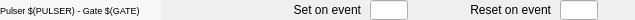
<?xml version="1.0" encoding="UTF-8"?>
<ui version="4.0">
 <class>Form</class>
 <widget class="QWidget" name="Form">
  <property name="geometry">
   <rect>
    <x>0</x>
    <y>0</y>
    <width>635</width>
    <height>20</height>
   </rect>
  </property>
  <property name="windowTitle">
   <string>Form</string>
  </property>
  <widget class="caTextEntry" name="catextentry_3">
   <property name="geometry">
    <rect>
     <x>370</x>
     <y>0</y>
     <width>38</width>
     <height>20</height>
    </rect>
   </property>
   <property name="channel" stdset="0">
    <string notr="true">$(SYS)-$(DEVICE):Pul$(PULSER)-Evt-Set0-SP</string>
   </property>
   <property name="background">
    <color>
     <red>212</red>
     <green>219</green>
     <blue>157</blue>
    </color>
   </property>
   <property name="colorMode">
    <enum>caLineEdit::Static</enum>
   </property>
  </widget>
  <widget class="QLabel" name="label_12">
   <property name="geometry">
    <rect>
     <x>270</x>
     <y>0</y>
     <width>91</width>
     <height>20</height>
    </rect>
   </property>
   <property name="text">
    <string>Set on event</string>
   </property>
   <property name="alignment">
    <set>Qt::AlignRight|Qt::AlignTrailing|Qt::AlignVCenter</set>
   </property>
  </widget>
  <widget class="caTextEntry" name="catextentry_4">
   <property name="geometry">
    <rect>
     <x>560</x>
     <y>0</y>
     <width>38</width>
     <height>20</height>
    </rect>
   </property>
   <property name="channel" stdset="0">
    <string notr="true">$(SYS)-$(DEVICE):Pul$(PULSER)-Evt-Reset0-SP</string>
   </property>
   <property name="background">
    <color>
     <red>212</red>
     <green>219</green>
     <blue>157</blue>
    </color>
   </property>
   <property name="colorMode">
    <enum>caLineEdit::Static</enum>
   </property>
  </widget>
  <widget class="QLabel" name="label_13">
   <property name="geometry">
    <rect>
     <x>450</x>
     <y>0</y>
     <width>101</width>
     <height>20</height>
    </rect>
   </property>
   <property name="text">
    <string>Reset on event</string>
   </property>
   <property name="alignment">
    <set>Qt::AlignRight|Qt::AlignTrailing|Qt::AlignVCenter</set>
   </property>
  </widget>
  <widget class="caLabel" name="calabel_2">
   <property name="geometry">
    <rect>
     <x>0</x>
     <y>0</y>
     <width>161</width>
     <height>20</height>
    </rect>
   </property>
   <property name="font">
    <font>
     <pointsize>7</pointsize>
    </font>
   </property>
   <property name="text">
    <string>Pulser $(PULSER) - Gate $(GATE)</string>
   </property>
   <property name="alignment">
    <set>Qt::AlignLeading|Qt::AlignLeft|Qt::AlignVCenter</set>
   </property>
   <property name="background">
    <color alpha="128">
     <red>255</red>
     <green>255</green>
     <blue>255</blue>
    </color>
   </property>
   <property name="colorMode">
    <enum>caLabel::Static</enum>
   </property>
   <property name="styleSheet" stdset="0">
    <string notr="true">background-color: rgba(255, 255, 255, 128); color: rgba(0, 0, 0, 255);</string>
   </property>
  </widget>
 </widget>
 <customwidgets>
  <customwidget>
   <class>caTextEntry</class>
   <extends>caLineEdit</extends>
   <header>caTextEntry</header>
  </customwidget>
  <customwidget>
   <class>caLabel</class>
   <extends>QLabel</extends>
   <header>caLabel</header>
  </customwidget>
  <customwidget>
   <class>caLineEdit</class>
   <extends>QLineEdit</extends>
   <header>caLineEdit</header>
  </customwidget>
 </customwidgets>
 <resources/>
 <connections/>
</ui>
